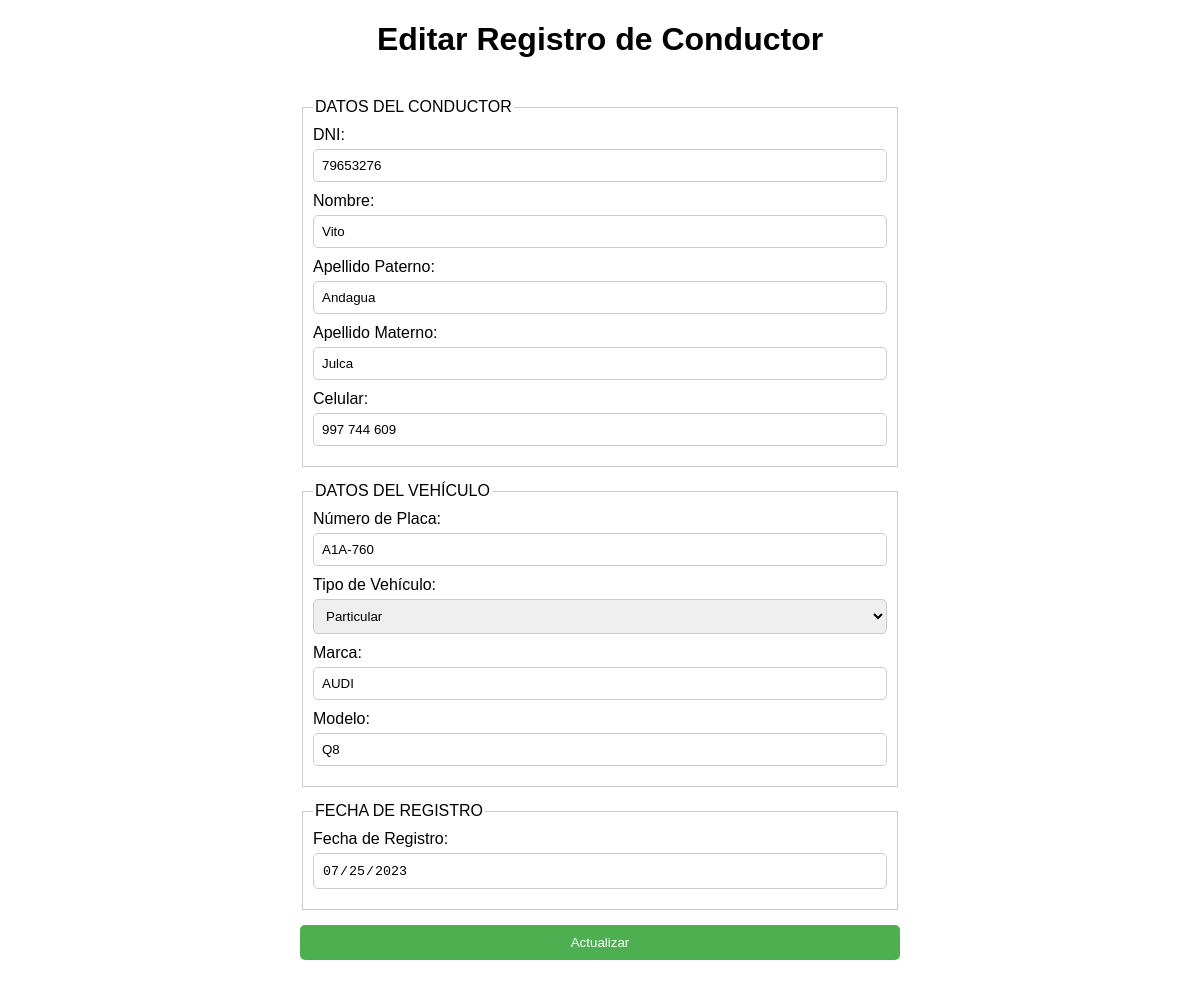
Screenshot of /editar.php?id=1 with the database file from the repository.
### tables this page shows
CREATE TABLE `conductor` (
  `id_conductor` int(11) NOT NULL,
  `dni` varchar(15) NOT NULL,
  `nombre` varchar(100) NOT NULL,
  `apellido_paterno` varchar(100) NOT NULL,
  `apellido_materno` varchar(100) NOT NULL,
  `celular` varchar(20) NOT NULL
);

CREATE TABLE `vehiculo` (
  `id_vehiculo` int(11) NOT NULL,
  `id_conductor` int(11) NOT NULL,
  `nro_placa` varchar(10) NOT NULL,
  `tipo_vehiculo` varchar(50) NOT NULL,
  `marca` varchar(50) NOT NULL,
  `modelo` varchar(50) NOT NULL
);

CREATE TABLE `fecha_registro` (
  `id_registro` int(11) NOT NULL,
  `id_conductor` int(11) NOT NULL,
  `fecha_registro` date NOT NULL,
  `fecha_caducidad` date DEFAULT NULL,
  `fecha_certificado_qr` datetime DEFAULT NULL
);

### editar.php (the view, shortened to what this page needs)
<!DOCTYPE html>
<html lang="es">
<head>
    <link rel="stylesheet" href="estilos/styles.css">
</head>
<body>
    <h1>Editar Registro de Conductor</h1>
    <?php
    require_once "config/connection.php";
    if (isset($_GET['id'])) {
        $id_conductor = $_GET['id'];
        $consulta = "SELECT c.*, v.nro_placa, v.tipo_vehiculo, v.marca, v.modelo, f.fecha_registro
                     FROM conductor c
                     INNER JOIN vehiculo v ON c.id_conductor = v.id_conductor
                     INNER JOIN fecha_registro f ON c.id_conductor = f.id_conductor
                     WHERE c.id_conductor = :id";
        $sentencia = $conexion->prepare($consulta);
        $sentencia->bindValue(':id', $id_conductor, PDO::PARAM_INT);
        $sentencia->execute();
        $registro_conductor = $sentencia->fetch(PDO::FETCH_ASSOC);
        echo "<form action=\"editar.php?id={$id_conductor}\" method=\"POST\">";
        echo "<fieldset>";
        echo "<legend>DATOS DEL CONDUCTOR</legend>";
        echo "<div>";
        echo "<label for=\"dni\">DNI:</label>";
        echo "<input type=\"text\" id=\"dni\" name=\"dni\" value=\"{$registro_conductor['dni']}\" required oninput=\"filtrarNumero(this); limitarLongitud(this, 8);\">";
        echo "</div>";
        echo "<div>";
        echo "<label for=\"nombre\">Nombre:</label>";
        echo "<input type=\"text\" id=\"nombre\" name=\"nombre\" value=\"{$registro_conductor['nombre']}\" required>";
        echo "</div>";
        echo "<div>";
        echo "<label for=\"apellido_paterno\">Apellido Paterno:</label>";
        echo "<input type=\"text\" id=\"apellido_paterno\" name=\"apellido_paterno\" value=\"{$registro_conductor['apellido_paterno']}\" required>";
        echo "</div>";
        echo "<div>";
        echo "<label for=\"apellido_materno\">Apellido Materno:</label>";
        echo "<input type=\"text\" id=\"apellido_materno\" name=\"apellido_materno\" value=\"{$registro_conductor['apellido_materno']}\" required>";
        echo "</div>";
        echo "<div>";
        echo "<label for=\"celular\">Celular:</label>";
        echo "<input type=\"text\" id=\"celular\" name=\"celular\" value=\"{$registro_conductor['celular']}\" required oninput=\"filtrarNumero(this); limitarLongitud(this, 9); agregarSeparacion(this); validarInicio(this);\">";
        echo "</div>";
        echo "</fieldset>";
        echo "<fieldset>";
        echo "<legend>DATOS DEL VEHÍCULO</legend>";
        echo "<div>";
        echo "<label for=\"nro_placa\">Número de Placa:</label>";
        echo "<input type=\"text\" id=\"nro_placa\" name=\"nro_placa\" value=\"{$registro_conductor['nro_placa']}\" required>";
        echo "</div>";
        echo "<div>";
        echo "<label for=\"tipo_vehiculo\">Tipo de Vehículo:</label>";
        echo "<select id=\"tipo_vehiculo\" name=\"tipo_vehiculo\" required>";
        echo "<option value=\"Particular\" " . ($registro_conductor['tipo_vehiculo'] === 'Particular' ? 'selected' : '') . ">Particular</option>";
        echo "</select>";
        echo "</div>";
        echo "<div>";
        echo "<label for=\"marca\">Marca:</label>";
        echo "<input type=\"text\" id=\"marca\" name=\"marca\" value=\"{$registro_conductor['marca']}\" required>";
        echo "</div>";
        echo "<div>";
        echo "<label for=\"modelo\">Modelo:</label>";
        echo "<input type=\"text\" id=\"modelo\" name=\"modelo\" value=\"{$registro_conductor['modelo']}\" required>";
        echo "</div>";
        echo "</fieldset>";
        echo "<fieldset>";
        echo "<legend>FECHA DE REGISTRO</legend>";
        echo "<div>";
        echo "<label for=\"fecha_registro\">Fecha de Registro:</label>";
        echo "<input type=\"date\" id=\"fecha_registro\" name=\"fecha_registro\" value=\"{$registro_conductor['fecha_registro']}\" readonly onclick=\"mostrarAviso()\">";
        echo "</div>";
        echo "</fieldset>";
        echo "<button type=\"submit\">Actualizar</button>";
        echo "</form>";
      }
    ?>
</body>
</html>

### estilos/styles.css (style rules this page uses)
body { font-family: Arial, sans-serif; }
h1 { text-align: center; }
form { max-width: 600px; margin: 0 auto; padding: 20px; }
fieldset { border: 1px solid #ccc; padding: 10px; margin-bottom: 15px; }
label { display: block; margin-bottom: 5px; }
input, select { width: 100%; padding: 8px; margin-bottom: 10px; border: 1px solid #ccc; border-radius: 5px; box-sizing: border-box; }
button { background-color: #4CAF50; color: white; padding: 10px 20px; border: none; border-radius: 5px; cursor: pointer; width: 100%; }
h1 { text-align: center; margin-bottom: 20px; }

### rows the page displays
conductor: dni "79653276", nombre "Vito", apellido_paterno "Andagua", apellido_materno "Julca", celular "997 744 609", nro_placa "A1A-760", marca "AUDI", modelo "Q8", fecha_registro "07/25/2023"
vehiculo: tipo_vehiculo "Particular"
